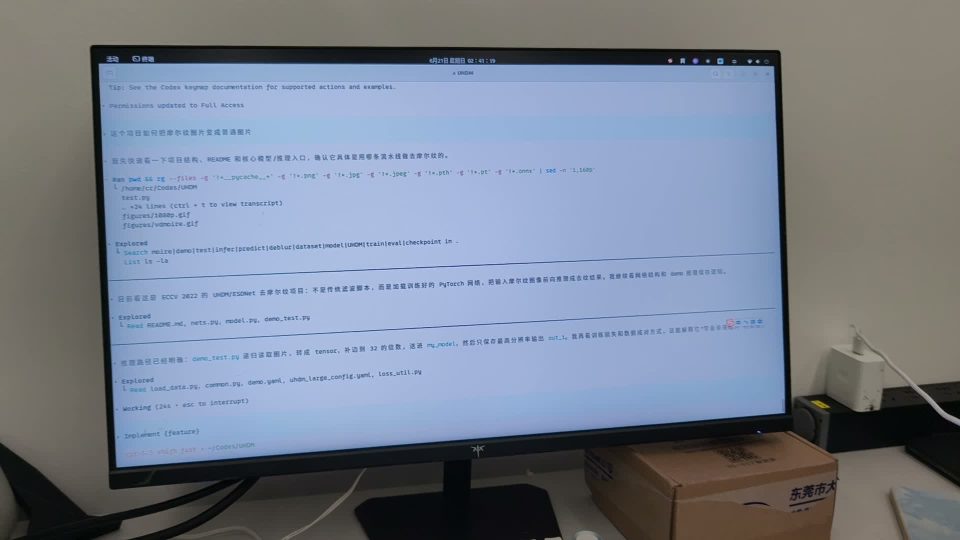
#> input picture deliverables/proposal_20260622/assets/input_frame_1s.jpg, 1920 x 1080 px (shown at 1/2 size)
$ python -i detection.py   (imports and definitions only)
#> lines starting #> are read from the running program, lines starting #| are printed output that depends on the picture; after the words box and inside, x2 and y2 are one past the last pixel; in counts of white or black regions, pixels touching at a corner belong together
#> further down, picture is the input picture: shape (1080, 1920, 3); mean B, G, R 143.4, 128.3, 119.4
### screen_normalize/geometry.py
from __future__ import annotations

import cv2
import numpy as np


def order_corners(points: np.ndarray) -> np.ndarray:
    points = np.asarray(points, dtype=np.float32).reshape(-1, 2)
    sums = points.sum(axis=1)
    diffs = np.diff(points, axis=1).reshape(-1)
    return np.array(
        [
            points[np.argmin(sums)],
            points[np.argmin(diffs)],
            points[np.argmax(sums)],
            points[np.argmax(diffs)],
        ],
        dtype=np.float32,
    )


def detected_corners_are_valid(corners: np.ndarray, frame_shape: tuple[int, ...]) -> bool:
    height, width = frame_shape[:2]
    area = abs(cv2.contourArea(corners))
    frame_area = float(width * height)
    if not frame_area * 0.20 <= area <= frame_area * 0.85:
        return False

    top = np.linalg.norm(corners[1] - corners[0])
    bottom = np.linalg.norm(corners[2] - corners[3])
    left = np.linalg.norm(corners[3] - corners[0])
    right = np.linalg.norm(corners[2] - corners[1])
    avg_width = (top + bottom) / 2.0
    avg_height = (left + right) / 2.0
    if avg_height <= 0:
        return False

    projected_aspect = avg_width / avg_height
    return 1.25 <= projected_aspect <= 2.35


# [82 lines left out: functions corner_edge_lengths, ratio_is_within, geometry_update_is_reasonable, homography_median_reprojection_error, homography_inlier_screen_coverage, not called in this run]

### screen_normalize/detection.py
from __future__ import annotations

import cv2
import numpy as np

from .geometry import detected_corners_are_valid, order_corners


def detect_screen_corners(frame: np.ndarray) -> np.ndarray | None:
    hsv = cv2.cvtColor(frame, cv2.COLOR_BGR2HSV)
#> hsv: shape (1080, 1920, 3); mean H, S, V 72.7, 61.3, 149.9
    mask = cv2.inRange(hsv, (85, 20, 50), (130, 255, 255))
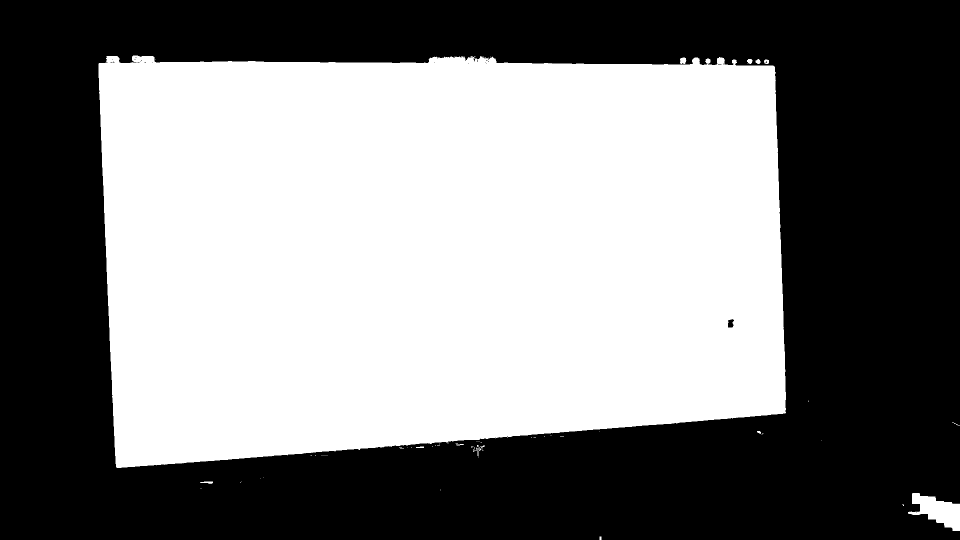
#> mask: shape (1080, 1920) (shown at 1/2 size); 49.6% white; 67 white regions (53 under 20 px), largest, box (x1, y1, x2, y2) and area: (197, 111, 1572, 936) 1024090, (1816, 986, 1920, 1062) 4178, (1360, 115, 1373, 128) 135
    mask = cv2.morphologyEx(
        mask,
        cv2.MORPH_CLOSE,
        cv2.getStructuringElement(cv2.MORPH_RECT, (25, 25)),
        iterations=2,
    )
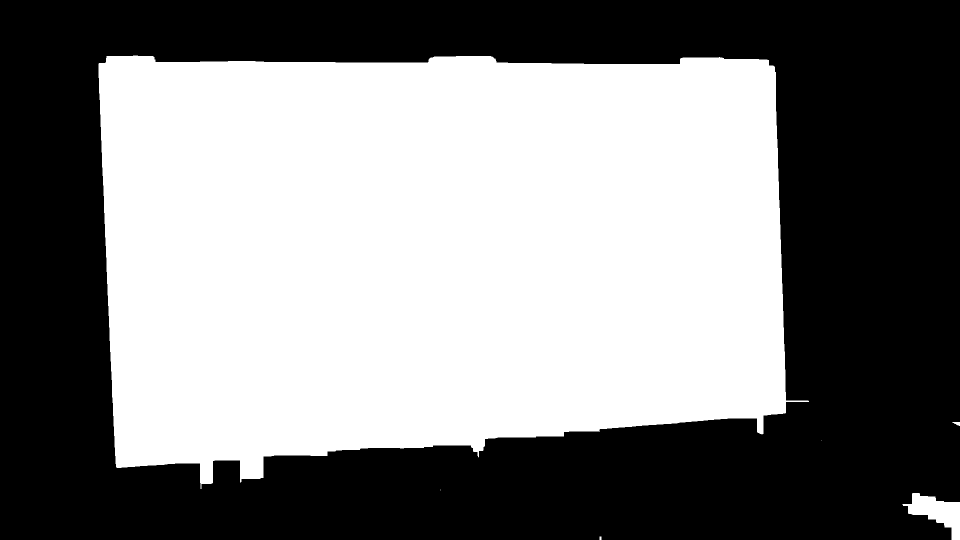
#> mask: shape (1080, 1920) (shown at 1/2 size); 50.1% white; 1 black region, box (x1, y1, x2, y2) and area: (0, 0, 1920, 1080) 1034223
    mask = cv2.morphologyEx(
        mask,
        cv2.MORPH_OPEN,
        cv2.getStructuringElement(cv2.MORPH_RECT, (5, 5)),
        iterations=1,
    )
#> mask: shape (1080, 1920); 50.1% white; 1 black region

    contours, _ = cv2.findContours(mask, cv2.RETR_EXTERNAL, cv2.CHAIN_APPROX_SIMPLE)
#> contours = 3 contours; box (x1, y1, x2, y2) and area: (197, 111, 1572, 968) 1031800, (1816, 986, 1920, 1080) 4768, (1912, 844, 1920, 851) 39
    if not contours:
        return None

    contour = max(contours, key=cv2.contourArea)
#> contour = contour of 373 points, box (x1, y1, x2, y2) (197, 111, 1572, 968), area 1031800
    frame_area = frame.shape[0] * frame.shape[1]
#> frame_area = 2073600
    if cv2.contourArea(contour) < frame_area * 0.20:
        return None

    perimeter = cv2.arcLength(contour, True)
#> perimeter = 4594.6
    for epsilon_fraction in (0.010, 0.012, 0.015, 0.018, 0.020, 0.025, 0.030, 0.040):
        approximate = cv2.approxPolyDP(contour, epsilon_fraction * perimeter, True)
        if len(approximate) != 4:
            continue

        corners = order_corners(approximate.reshape(-1, 2))
        if detected_corners_are_valid(corners, frame.shape):
            return corners
#> this loop made 2 passes
#> (points in order_corners, sums in order_corners, diffs in order_corners, corners, area in detected_corners_are_valid, top in detected_corners_are_valid, bottom in detected_corners_are_valid, left in detected_corners_are_valid) on pass 2: ([[197, 127], [233, 935], [1571, 825], [1537, 120]], [324, 1168, 2396, 1657], [-70, 702, -746, -1417], [[197, 127], [1537, 120], [1571, 825], [233, 935]], 1015001, 1340, 1342.5, 808.8)

    return None


def corner_mask(shape: tuple[int, ...], corners: np.ndarray, inset_pixels: int = 12) -> np.ndarray:
    mask = np.zeros(shape[:2], dtype=np.uint8)
    cv2.fillConvexPoly(mask, corners.astype(np.int32), 255)
    if inset_pixels > 0:
        kernel = cv2.getStructuringElement(
            cv2.MORPH_ELLIPSE,
            (inset_pixels * 2 + 1, inset_pixels * 2 + 1),
        )
        mask = cv2.erode(mask, kernel, iterations=1)
    return mask


def select_tracking_points(gray: np.ndarray, corners: np.ndarray) -> np.ndarray | None:
    points = cv2.goodFeaturesToTrack(
        gray,
        maxCorners=900,
        qualityLevel=0.005,
        minDistance=8,
        mask=corner_mask(gray.shape, corners),
        blockSize=7,
    )
    if points is None or len(points) < 12:
        return None
    return points.astype(np.float32)

>>> import cv2
>>> picture = cv2.imread('../deliverables/proposal_20260622/assets/input_frame_1s.jpg')
>>> result = detect_screen_corners(picture)
#> result = [[197, 127], [1537, 120], [1571, 825], [233, 935]]

$ run again, on deliverables/proposal_20260622/assets/input_frame_4s.jpg
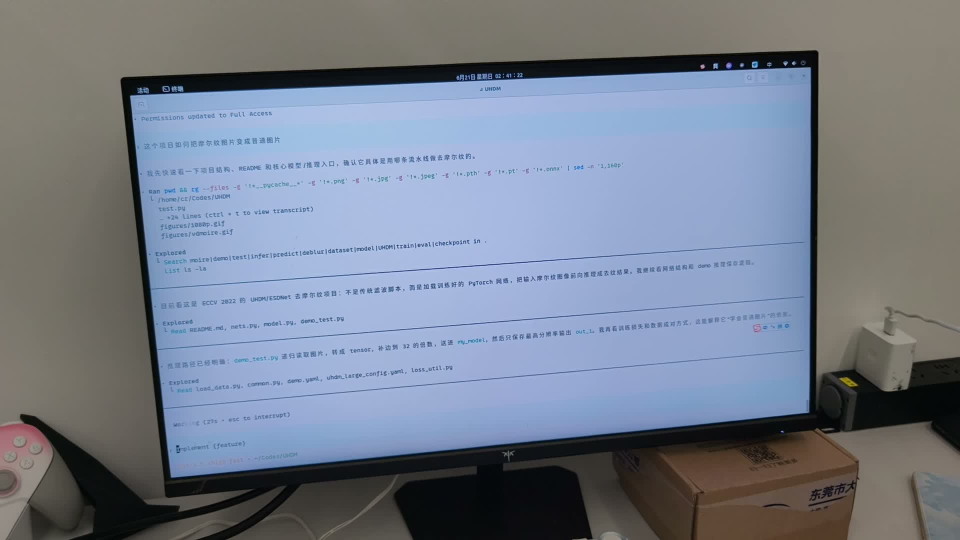
#> input picture deliverables/proposal_20260622/assets/input_frame_4s.jpg, 1920 x 1080 px (shown at 1/2 size)
#> picture is the input picture: shape (1080, 1920, 3); mean B, G, R 141, 126.6, 118.4
#> hsv: shape (1080, 1920, 3); mean H, S, V 70.2, 62.3, 147.9
#> in detect_screen_corners, `mask = cv2.inRange(hsv, (85, 20, 50), (130, 255, 255))`:
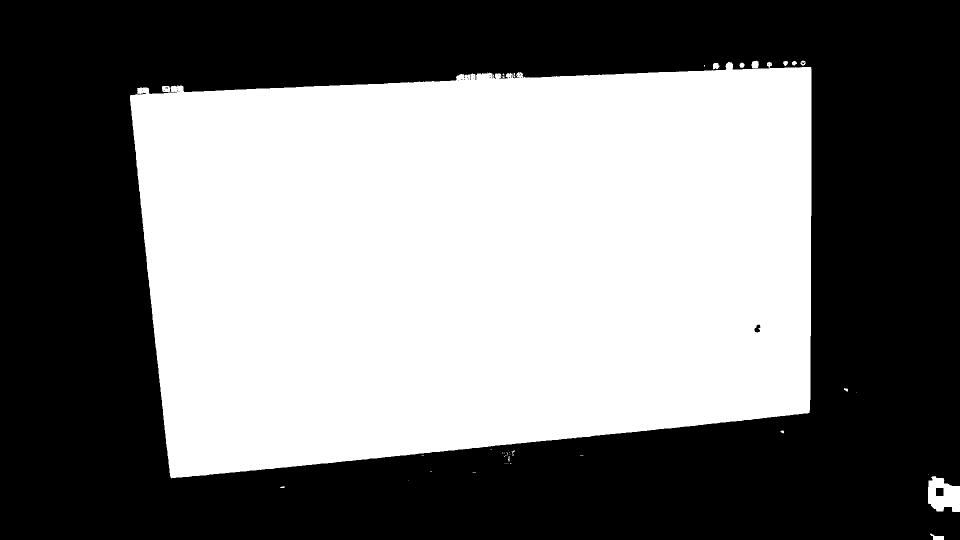
#> mask: shape (1080, 1920) (shown at 1/2 size); 47.2% white; 48 white regions (34 under 20 px), largest, box (x1, y1, x2, y2) and area: (260, 124, 1623, 957) 974844, (1856, 952, 1920, 1024) 3272, (1860, 1067, 1888, 1080) 202
#> in detect_screen_corners, `mask = cv2.morphologyEx( mask, cv2.MORPH_CLOSE, cv2.getStructuringElem..`:
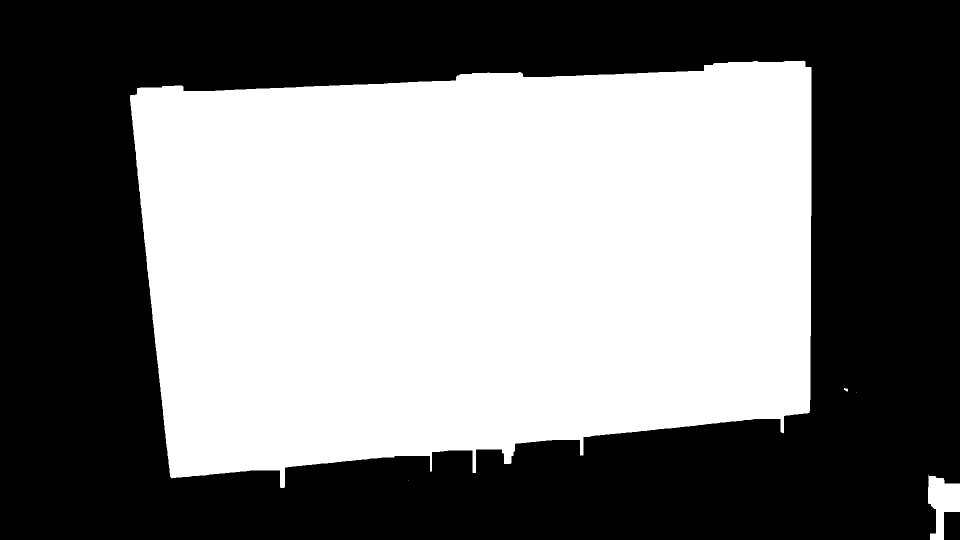
#> mask: shape (1080, 1920) (shown at 1/2 size); 47.6% white; 5 white regions (2 under 20 px), largest, box (x1, y1, x2, y2) and area: (260, 121, 1623, 976) 981640, (1856, 949, 1920, 1080) 4925, (1688, 776, 1696, 783) 38
#> contours = 2 contours; box (x1, y1, x2, y2) and area: (260, 122, 1623, 976) 979246, (1856, 952, 1920, 1080) 4728
#> contour = contour of 536 points, box (x1, y1, x2, y2) (260, 122, 1623, 976), area 979246
#> perimeter = 4612.8
#> the loop in detect_screen_corners, `for epsilon_fraction in (0.010, 0.012, 0.015, 0.018, 0.020, 0.025, 0.0..` made 2 passes
#> (points in order_corners, sums in order_corners, diffs in order_corners, corners, area in detected_corners_are_valid, top in detected_corners_are_valid, bottom in detected_corners_are_valid, left in detected_corners_are_valid) on pass 2: ([[1622, 135], [274, 176], [341, 954], [1567, 864]], [1757, 450, 1295, 2431], [-1487, -98, 613, -703], [[274, 176], [1622, 135], [1567, 864], [341, 954]], 970147.5, 1348.6, 1229.3, 780.9)
#> result = [[274, 176], [1622, 135], [1567, 864], [341, 954]]

$ run again, on deliverables/proposal_20260622/assets/comparison_1s.jpg
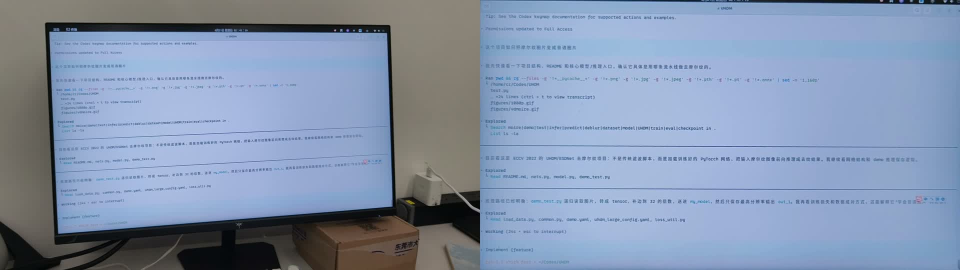
#> input picture deliverables/proposal_20260622/assets/comparison_1s.jpg, 1920 x 540 px (shown at 1/2 size)
#> picture is the input picture: shape (540, 1920, 3); mean B, G, R 174.9, 148.7, 132.4
#> hsv: shape (540, 1920, 3); mean H, S, V 90.2, 68.6, 178.1
#> in detect_screen_corners, `mask = cv2.inRange(hsv, (85, 20, 50), (130, 255, 255))`:
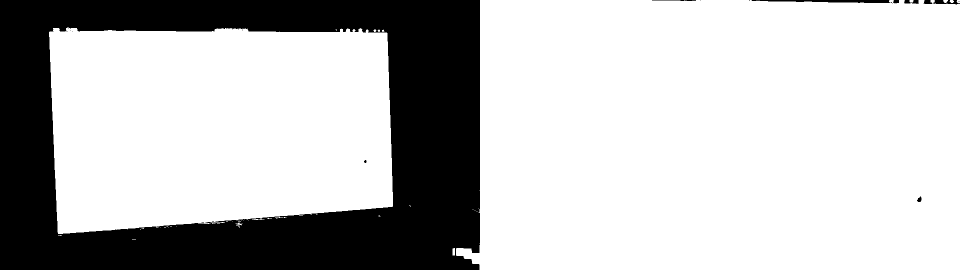
#> mask: shape (540, 1920) (shown at 1/2 size); 74.7% white; 20 black regions (11 under 20 px), largest, box (x1, y1, x2, y2) and area: (0, 0, 960, 540) 260640, (1504, 0, 1780, 6) 1136, (1865, 0, 1920, 9) 290
#> in detect_screen_corners, `mask = cv2.morphologyEx( mask, cv2.MORPH_CLOSE, cv2.getStructuringElem..`:
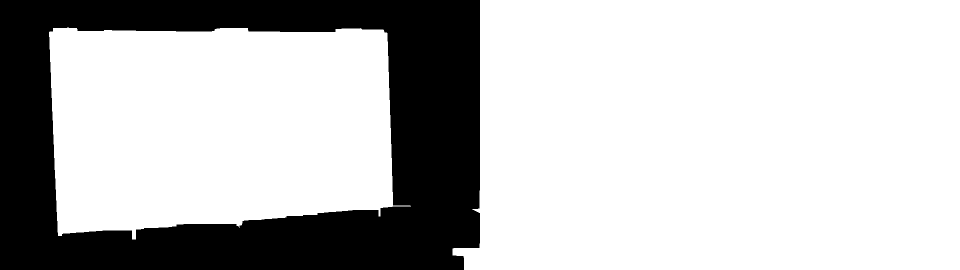
#> mask: shape (540, 1920) (shown at 1/2 size); 75.1% white; 1 black region, box (x1, y1, x2, y2) and area: (0, 0, 960, 540) 257772
#> contours = 2 contours; box (x1, y1, x2, y2) and area: (905, 0, 1920, 540) 518714, (98, 56, 786, 479) 257510
#> contour = contour of 34 points, box (x1, y1, x2, y2) (905, 0, 1920, 540), area 518714
#> perimeter = 3114.4
#> the loop in detect_screen_corners, `for epsilon_fraction in (0.010, 0.012, 0.015, 0.018, 0.020, 0.025, 0.0..` made 1 pass
#> (points in order_corners, sums in order_corners, diffs in order_corners, corners, area in detected_corners_are_valid, top in detected_corners_are_valid, bottom in detected_corners_are_valid, left in detected_corners_are_valid) on pass 1: ([[960, 0], [928, 539], [1919, 539], [1919, 0]], [960, 1467, 2458, 1919], [-960, -389, -1380, -1919], [[960, 0], [1919, 0], [1919, 539], [928, 539]], 525525, 959, 991, 539.9)
#> result = [[960, 0], [1919, 0], [1919, 539], [928, 539]]
